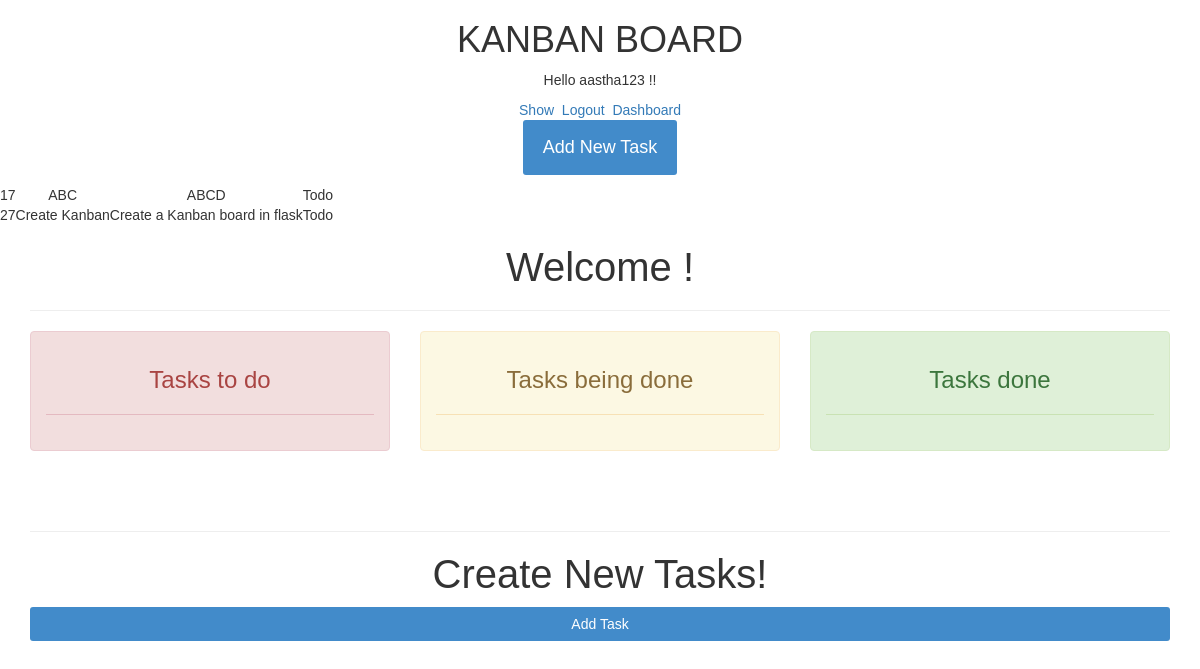
Page /showtask (signed in) on the earlier database version.
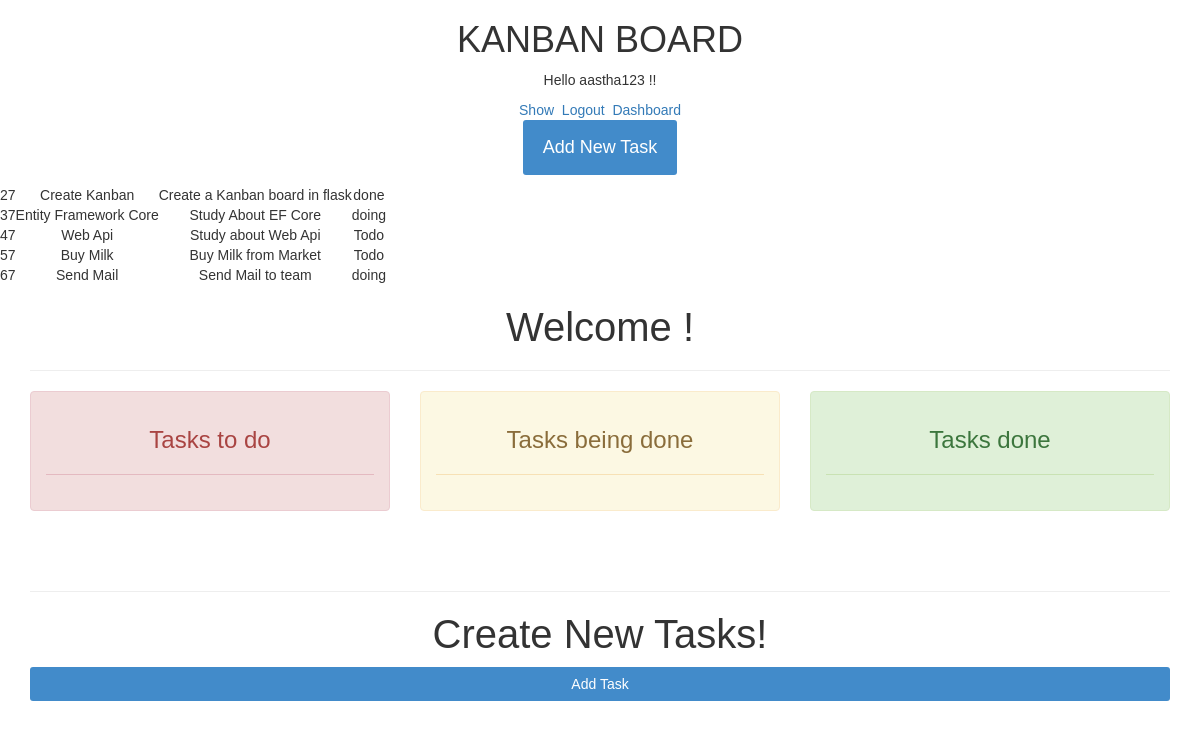
Same page on the later database version.
### tabledef.py (models this page shows, shortened)
class User(Base):
    __tablename__ = "users"
    id = Column(Integer, primary_key=True)
    username = Column(String)
    password = Column(String)

class Task(Base):
    __tablename__="tasks"
    t_id=Column(Integer,primary_key=True)
    u_id=Column(Integer, ForeignKey("users.id"), nullable=False)
    task_name=Column(String)
    task_desc=Column(String)
    status = Column(String, default="Todo")

### app.py (the view)
@app.route("/showtask")
def showtask():
    if session['username']=='':
        return render_template('login.html')
    else:
        s=Ses()
        query=s.query(User).filter(User.username.in_([session['username']]))
        task_user=query.first()
        u_id=task_user.id
        return render_template('welcome.html',tasks=s.query(Task).filter(Task.u_id.in_([u_id])))

### templates/welcome.html (shortened to what this page needs)
{% extends "bootstrap/base.html" %}
{% block styles %}
{{super()}}
<link rel="stylesheet" href="/static/addtask.css" type="text/css">
{% endblock %}
{% block content %}
<H1>KANBAN BOARD</H1>
<p>Hello {{ session['username'] }} !!</p>
<a href="{{ url_for('showtask') }}">Show</a>&nbsp;
<a href="{{ url_for('logout') }}">Logout</a>&nbsp;
<a href="{{ url_for('dashboard') }}">Dashboard</a>
<br/>
<p><a href="#" class="btn btn-big openmodale">Add New Task</a></p>
<table>
    {% for task in tasks %}
    <tr>
        <td>{{ task.t_id }}</td>
        <td>{{ task.u_id }}</td>
        <td>{{ task.task_name }}</td>
        <td>{{ task.task_desc }}</td>
        <td>{{ task.status }}</td>
    </tr>
    {% endfor %}
</table>
<div class="container">
    <h2 class="webfont-heading"> Welcome {{name}} ! </h2>
    <hr>
    <div class="row">
        <div class="col-sm-4">
            <div class='alert alert-danger'>
                <h3> Tasks to do </h3>
                <hr/>
            </div>
        </div>
        <div class="col-sm-4">
            <div class='alert alert-warning'>
                <h3> Tasks being done </h3>
                <hr/>
            </div>
        </div>
        <div class="col-sm-4">
            <div class='alert alert-success'>
                <h3> Tasks done </h3>
                <hr/>
            </div>
        </div>
    </div>
    <br/><br/>
    <hr/>
    <h2 class="webfont-heading">Create New Tasks!</h2>
       <form class="form-signin" method="POST" action="/addtask">
            <button class="btn btn-lg btn-info btn-block" type="submit">Add Task</button>
</div>
{% endblock %}

### static/addtask.css (style rules this page uses)
body { font-family:sans-serif; color:#333; text-align:center; }
.btn { background: #428bca; border: #357ebd solid 0px; border-radius: 3px; color: #fff; display: inline-block; font-size: 14px; padding: 8px 15px; text-decoration: none; text-align: center; min-width: 60px; position: relative; transition: color .1s ease; }
.btn.btn-big { font-size: 18px; padding: 15px 20px; min-width: 100px; }
.webfont-heading { text-align: center; font: 40px Georgia, sans-serif; }

Differences in the rows shown:
removed Task: t_id "1", u_id "7", task_name "ABC", task_desc "ABCD", status "Todo"
changed Task "Create Kanban": status "Todo" → "done"
added Task: t_id "3", u_id "7", task_name "Entity Framework Core", task_desc "Study About EF Core", status "doing"
added Task: t_id "4", u_id "7", task_name "Web Api", task_desc "Study about Web Api", status "Todo"
added Task: t_id "5", u_id "7", task_name "Buy Milk", task_desc "Buy Milk from Market", status "Todo"
added Task: t_id "6", u_id "7", task_name "Send Mail", task_desc "Send Mail to team", status "doing"
